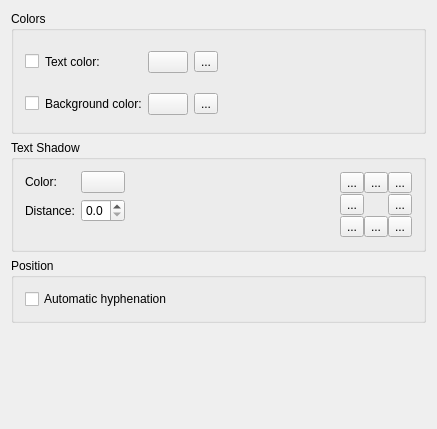
<?xml version="1.0" encoding="UTF-8"?>
<ui version="4.0">
 <class>FontDecorations</class>
 <widget class="QWidget" name="FontDecorations">
  <property name="geometry">
   <rect>
    <x>0</x>
    <y>0</y>
    <width>437</width>
    <height>429</height>
   </rect>
  </property>
  <layout class="QGridLayout">
   <item row="0" column="0">
    <widget class="QGroupBox">
     <property name="title">
      <string>Colors</string>
     </property>
     <layout class="QGridLayout">
      <item row="0" column="4" rowspan="2">
       <spacer>
        <property name="orientation">
         <enum>Qt::Horizontal</enum>
        </property>
        <property name="sizeHint" stdset="0">
         <size>
          <width>41</width>
          <height>78</height>
         </size>
        </property>
       </spacer>
      </item>
      <item row="1" column="3">
       <widget class="QToolButton" name="resetBackground">
        <property name="text">
         <string>...</string>
        </property>
       </widget>
      </item>
      <item row="1" column="2">
       <widget class="KColorButton" name="backgroundColor"/>
      </item>
      <item row="0" column="2">
       <widget class="KColorButton" name="textColor"/>
      </item>
      <item row="0" column="1">
       <widget class="QLabel" name="textColorLabel">
        <property name="text">
         <string>Text color:</string>
        </property>
        <property name="wordWrap">
         <bool>false</bool>
        </property>
        <property name="buddy">
         <cstring>textColor</cstring>
        </property>
       </widget>
      </item>
      <item row="0" column="3">
       <widget class="QToolButton" name="resetTextColor">
        <property name="text">
         <string>...</string>
        </property>
       </widget>
      </item>
      <item row="1" column="1">
       <widget class="QLabel" name="backgroundColorLabel">
        <property name="text">
         <string>Background color:</string>
        </property>
        <property name="wordWrap">
         <bool>false</bool>
        </property>
        <property name="buddy">
         <cstring>backgroundColor</cstring>
        </property>
       </widget>
      </item>
      <item row="0" column="0">
       <widget class="QCheckBox" name="enableText"/>
      </item>
      <item row="1" column="0">
       <widget class="QCheckBox" name="enableBackground">
        <property name="text">
         <string/>
        </property>
       </widget>
      </item>
     </layout>
    </widget>
   </item>
   <item row="1" column="0">
    <widget class="QGroupBox" name="shadowGroupBox">
     <property name="title">
      <string>Text Shadow</string>
     </property>
     <layout class="QGridLayout">
      <item row="0" column="3" rowspan="3">
       <layout class="QGridLayout">
        <property name="margin">
         <number>0</number>
        </property>
        <property name="spacing">
         <number>0</number>
        </property>
        <item row="2" column="1">
         <widget class="QToolButton" name="toolButton">
          <property name="text">
           <string>...</string>
          </property>
          <property name="checkable">
           <bool>true</bool>
          </property>
          <property name="autoExclusive">
           <bool>true</bool>
          </property>
         </widget>
        </item>
        <item row="1" column="2">
         <widget class="QToolButton" name="toolButton_5">
          <property name="text">
           <string>...</string>
          </property>
          <property name="checkable">
           <bool>true</bool>
          </property>
          <property name="autoExclusive">
           <bool>true</bool>
          </property>
         </widget>
        </item>
        <item row="1" column="0">
         <widget class="QToolButton" name="toolButton_7">
          <property name="text">
           <string>...</string>
          </property>
          <property name="checkable">
           <bool>true</bool>
          </property>
          <property name="autoExclusive">
           <bool>true</bool>
          </property>
         </widget>
        </item>
        <item row="0" column="0">
         <widget class="QToolButton" name="toolButton_4">
          <property name="text">
           <string>...</string>
          </property>
          <property name="checkable">
           <bool>true</bool>
          </property>
          <property name="autoExclusive">
           <bool>true</bool>
          </property>
         </widget>
        </item>
        <item row="2" column="0">
         <widget class="QToolButton" name="toolButton_8">
          <property name="text">
           <string>...</string>
          </property>
          <property name="checkable">
           <bool>true</bool>
          </property>
          <property name="autoExclusive">
           <bool>true</bool>
          </property>
         </widget>
        </item>
        <item row="0" column="2">
         <widget class="QToolButton" name="toolButton_3">
          <property name="text">
           <string>...</string>
          </property>
          <property name="checkable">
           <bool>true</bool>
          </property>
          <property name="autoExclusive">
           <bool>true</bool>
          </property>
         </widget>
        </item>
        <item row="2" column="2">
         <widget class="QToolButton" name="toolButton_6">
          <property name="text">
           <string>...</string>
          </property>
          <property name="checkable">
           <bool>true</bool>
          </property>
          <property name="autoExclusive">
           <bool>true</bool>
          </property>
         </widget>
        </item>
        <item row="0" column="1">
         <widget class="QToolButton" name="toolButton_2">
          <property name="text">
           <string>...</string>
          </property>
          <property name="checkable">
           <bool>true</bool>
          </property>
          <property name="autoExclusive">
           <bool>true</bool>
          </property>
         </widget>
        </item>
       </layout>
      </item>
      <item row="2" column="0">
       <spacer>
        <property name="orientation">
         <enum>Qt::Vertical</enum>
        </property>
        <property name="sizeType">
         <enum>QSizePolicy::Fixed</enum>
        </property>
        <property name="sizeHint" stdset="0">
         <size>
          <width>20</width>
          <height>10</height>
         </size>
        </property>
       </spacer>
      </item>
      <item row="0" column="2">
       <spacer>
        <property name="orientation">
         <enum>Qt::Horizontal</enum>
        </property>
        <property name="sizeHint" stdset="0">
         <size>
          <width>31</width>
          <height>20</height>
         </size>
        </property>
       </spacer>
      </item>
      <item row="0" column="0">
       <widget class="QLabel" name="shadowColorLabel">
        <property name="text">
         <string>Color:</string>
        </property>
        <property name="wordWrap">
         <bool>false</bool>
        </property>
        <property name="buddy">
         <cstring>shadowGroupBox</cstring>
        </property>
       </widget>
      </item>
      <item row="1" column="0">
       <widget class="QLabel" name="shadowDistanceLabel">
        <property name="text">
         <string>Distance:</string>
        </property>
        <property name="wordWrap">
         <bool>false</bool>
        </property>
        <property name="buddy">
         <cstring>shadowDistance</cstring>
        </property>
       </widget>
      </item>
      <item row="1" column="1">
       <widget class="QDoubleSpinBox" name="shadowDistance">
        <property name="decimals">
         <number>1</number>
        </property>
        <property name="maximum">
         <double>9.000000000000000</double>
        </property>
        <property name="singleStep">
         <double>0.500000000000000</double>
        </property>
       </widget>
      </item>
      <item row="0" column="1">
       <widget class="KColorButton" name="shadow"/>
      </item>
     </layout>
    </widget>
   </item>
   <item row="2" column="0">
    <widget class="QGroupBox" name="positionGroupBox">
     <property name="title">
      <string>Position</string>
     </property>
     <layout class="QGridLayout">
      <item row="0" column="0">
       <widget class="QCheckBox" name="hyphenate">
        <property name="text">
         <string>Automatic hyphenation</string>
        </property>
       </widget>
      </item>
     </layout>
    </widget>
   </item>
   <item row="3" column="0">
    <spacer>
     <property name="orientation">
      <enum>Qt::Vertical</enum>
     </property>
     <property name="sizeHint" stdset="0">
      <size>
       <width>20</width>
       <height>16</height>
      </size>
     </property>
    </spacer>
   </item>
  </layout>
 </widget>
 <layoutdefault spacing="6" margin="11"/>
 <customwidgets>
  <customwidget>
   <class>KColorButton</class>
   <extends>QPushButton</extends>
   <header>kcolorbutton.h</header>
   <container>1</container>
  </customwidget>
 </customwidgets>
 <includes>
  <include location="local">knuminput.h</include>
  <include location="local">kcolorbutton.h</include>
  <include location="local">kpushbutton.h</include>
 </includes>
 <resources/>
 <connections/>
</ui>
